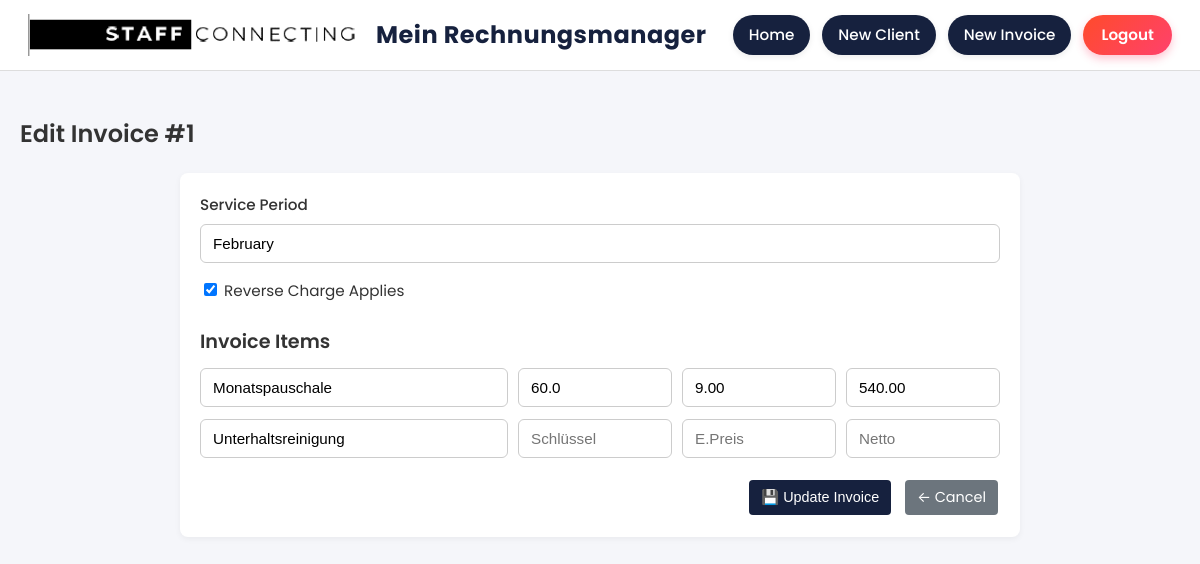
The page /invoices/1/edit on the database its author committed.
### models.py (models this page shows)
class Invoice(Base):
    __tablename__ = "invoices"
    id: Mapped[int] = mapped_column(primary_key=True)
    number: Mapped[str]
    date: Mapped[date]
    service_period: Mapped[str | None]
    objekt: Mapped[str | None]
    city: Mapped[str | None]
    year_seq: Mapped[int] = mapped_column(default=0)  # sequence within year
    client_id: Mapped[int] = mapped_column(ForeignKey("clients.id"))
    company_id: Mapped[int] = mapped_column(ForeignKey("companies.id"))
    total_net: Mapped[Numeric] = mapped_column(Numeric(12,2), default=0)
    reverse_charge: Mapped[bool] = mapped_column(Boolean, default=True)
    client = relationship("Client", back_populates="invoices")
    company = relationship("Company")
    items = relationship("InvoiceItem", back_populates="invoice", cascade="all, delete-orphan")

class InvoiceItem(Base):
    __tablename__ = "invoice_items"
    id: Mapped[int] = mapped_column(primary_key=True)
    invoice_id: Mapped[int] = mapped_column(ForeignKey("invoices.id"))
    title: Mapped[str]
    termin: Mapped[str | None]  # dates/description
    schluessel: Mapped[float | None]  # hours/units
    unit_price: Mapped[Numeric] = mapped_column(Numeric(12,2), default=0)
    net: Mapped[Numeric] = mapped_column(Numeric(12,2), default=0)
    invoice = relationship("Invoice", back_populates="items")

### app.py (the view)
@app.get("/invoices/{invoice_id}/edit", response_class=HTMLResponse)
def edit_invoice(invoice_id: int, request: Request, db: Session = Depends(get_db)):
    inv = get_invoice(db, invoice_id)
    if not inv:
        raise HTTPException(404, "Invoice not found")
    return render("edit_invoice.html", request=request, invoice=inv)

### templates/edit_invoice.html (shortened to what this page needs)
{% extends "base.html" %}
{% block content %}
<h2 class="page-title">Edit Invoice #{{ invoice.id }}</h2>
<form action="/invoices/{{ invoice.id }}/update" method="post" class="invoice-form">
  <div class="form-section">
    <div class="form-row">
      <label class="form-label full-width">
        <span>Service Period</span>
        <input type="text" name="service_period" value="{{ invoice.service_period }}" required>
      </label>
    </div>
    <div class="form-row checkbox-row">
      <label>
        <input type="checkbox" name="reverse_charge" value="1" {% if invoice.reverse_charge %}checked{% endif %}>
        Reverse Charge Applies
      </label>
    </div>
  </div>
  <h3 class="section-title">Invoice Items</h3>
  <div id="items">
    {% for it in invoice.items %}
    <div class="item-row">
      <input type="text" name="item_titles" value="{{ it.title }}" placeholder="Title" required>
      <input type="number" step="0.01" name="item_schluessel" value="{{ it.schluessel or '' }}" placeholder="Schlüssel">
      <input type="number" step="0.01" name="item_unit_price" value="{{ it.unit_price or '' }}" placeholder="E.Preis">
      <input type="number" step="0.01" name="item_netto" value="{{ it.net or '' }}" placeholder="Netto">
    </div>
    {% endfor %}
  </div>
  <div class="actions">
    <button class="btn btn-primary" type="submit">💾 Update Invoice</button>
    <a href="/" class="btn btn-secondary">← Cancel</a>
  </div>
</form>
{% endblock %}

### templates/base.html (style rules this page uses)
body { font-family: 'Poppins', -apple-system, BlinkMacSystemFont, "Segoe UI", Roboto, Helvetica, Arial, sans-serif; margin: 0; background: #f5f6fa; color: #333; font-size: 16px; line-height: 1.6; }
h1, h2, h3 { font-weight: 600; margin-top: 1em; margin-bottom: 0.5em; }
h2 { font-size: 1.3rem; }
h3 { font-size: 1.1rem; }
.actions { white-space: nowrap; text-align: right; }
.btn { display: inline-block; padding: 6px 12px; border-radius: 4px; border: none; text-decoration: none; cursor: pointer; font-size: 0.9rem; margin: 2px; }
.btn-primary { background: #16213E; color: white; }

### templates/edit_invoice.html (style rules this page uses)
.page-title { margin-bottom: 20px; font-size: 1.5rem; font-weight: 600; }
.invoice-form { background: #fff; padding: 20px; border-radius: 8px; box-shadow: 0 2px 6px rgba(0,0,0,0.05); max-width: 800px; margin: 0 auto; }
.form-section { margin-bottom: 24px; }
.form-row { margin-bottom: 16px; display: flex; flex-wrap: wrap; }
.form-label { flex: 1; display: flex; flex-direction: column; font-size: 0.95rem; }
.form-label span { margin-bottom: 6px; font-weight: 500; color: #333; }
input[type="text"], input[type="number"] { padding: 10px 12px; border: 1px solid #ccc; border-radius: 6px; font-size: 0.95rem; width: 100%; box-sizing: border-box; }
.item-row { display: grid; grid-template-columns: 2fr 1fr 1fr 1fr; gap: 10px; margin-bottom: 12px; }
.section-title { margin: 20px 0 10px; font-size: 1.2rem; font-weight: 600; }
.checkbox-row label { font-size: 0.95rem; }
.actions { display: flex; justify-content: flex-end; gap: 10px; margin-top: 20px; }
.btn-secondary { background: #6c757d; color: #fff; }

### rows shown on the page
Invoice: id "1", service_period "February", reverse_charge "☑"
InvoiceItem: item_titles "Monatspauschale", item_schluessel "60.0", item_unit_price "9.00", item_netto "540.00"
InvoiceItem: item_titles "Unterhaltsreinigung"
